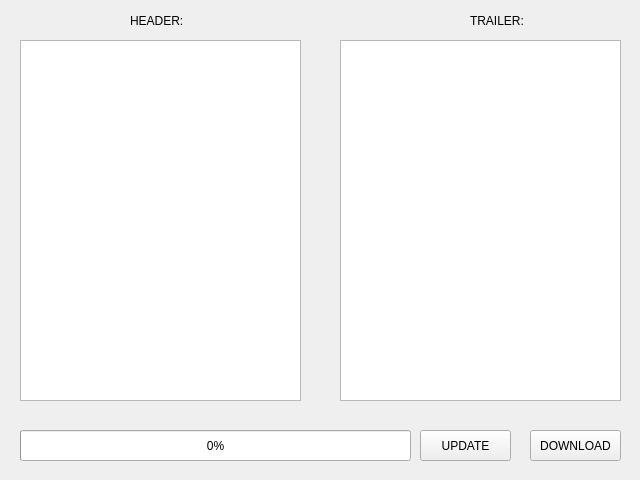
<?xml version="1.0" encoding="UTF-8"?>
<ui version="4.0">
 <class>ticket</class>
 <widget class="QWidget" name="ticket">
  <property name="geometry">
   <rect>
    <x>0</x>
    <y>0</y>
    <width>640</width>
    <height>480</height>
   </rect>
  </property>
  <property name="windowTitle">
   <string>Form</string>
  </property>
  <widget class="QTextEdit" name="header">
   <property name="geometry">
    <rect>
     <x>20</x>
     <y>40</y>
     <width>281</width>
     <height>361</height>
    </rect>
   </property>
  </widget>
  <widget class="QLabel" name="Header">
   <property name="geometry">
    <rect>
     <x>130</x>
     <y>10</y>
     <width>61</width>
     <height>21</height>
    </rect>
   </property>
   <property name="text">
    <string>HEADER:</string>
   </property>
  </widget>
  <widget class="QTextEdit" name="trailer">
   <property name="geometry">
    <rect>
     <x>340</x>
     <y>40</y>
     <width>281</width>
     <height>361</height>
    </rect>
   </property>
  </widget>
  <widget class="QLabel" name="Trailer">
   <property name="geometry">
    <rect>
     <x>470</x>
     <y>10</y>
     <width>61</width>
     <height>21</height>
    </rect>
   </property>
   <property name="text">
    <string>TRAILER:</string>
   </property>
  </widget>
  <widget class="QPushButton" name="update">
   <property name="geometry">
    <rect>
     <x>420</x>
     <y>430</y>
     <width>91</width>
     <height>31</height>
    </rect>
   </property>
   <property name="text">
    <string>UPDATE</string>
   </property>
  </widget>
  <widget class="QPushButton" name="download">
   <property name="geometry">
    <rect>
     <x>530</x>
     <y>430</y>
     <width>91</width>
     <height>31</height>
    </rect>
   </property>
   <property name="text">
    <string>DOWNLOAD</string>
   </property>
  </widget>
  <widget class="QProgressBar" name="progressBar">
   <property name="geometry">
    <rect>
     <x>20</x>
     <y>430</y>
     <width>391</width>
     <height>31</height>
    </rect>
   </property>
   <property name="value">
    <number>0</number>
   </property>
  </widget>
 </widget>
 <resources/>
 <connections/>
</ui>
